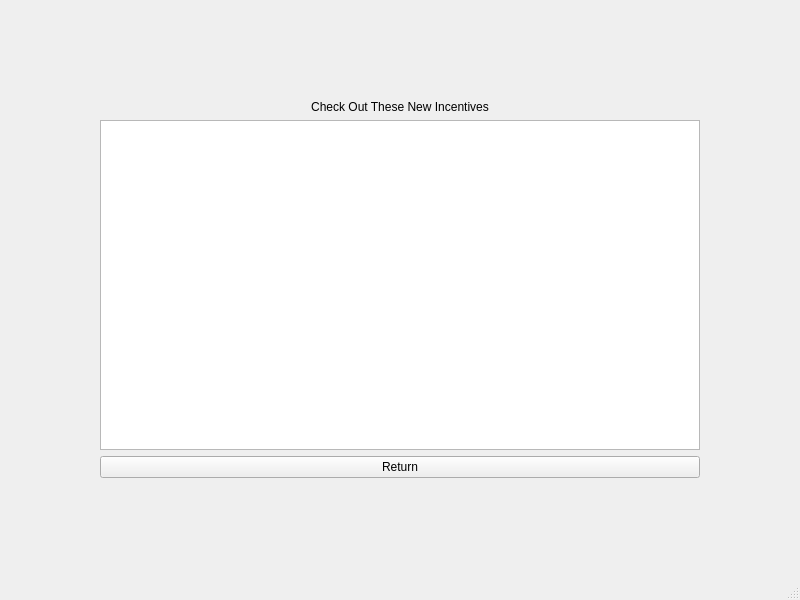
<?xml version="1.0" encoding="UTF-8"?>
<ui version="4.0">
 <class>IncentiveViewer</class>
 <widget class="QMainWindow" name="IncentiveViewer">
  <property name="geometry">
   <rect>
    <x>0</x>
    <y>0</y>
    <width>800</width>
    <height>600</height>
   </rect>
  </property>
  <property name="windowTitle">
   <string>View Incentives</string>
  </property>
  <widget class="QWidget" name="centralwidget">
   <layout class="QGridLayout" name="gridLayout">
    <property name="leftMargin">
     <number>100</number>
    </property>
    <property name="topMargin">
     <number>100</number>
    </property>
    <property name="rightMargin">
     <number>100</number>
    </property>
    <property name="bottomMargin">
     <number>100</number>
    </property>
    <item row="0" column="0">
     <layout class="QVBoxLayout" name="verticalLayout">
      <item>
       <widget class="QLabel" name="newIncentiveLab">
        <property name="text">
         <string>Check Out These New Incentives</string>
        </property>
        <property name="alignment">
         <set>Qt::AlignCenter</set>
        </property>
       </widget>
      </item>
      <item>
       <widget class="QTableView" name="incentView"/>
      </item>
      <item>
       <widget class="QPushButton" name="returnBut">
        <property name="text">
         <string>Return</string>
        </property>
       </widget>
      </item>
     </layout>
    </item>
   </layout>
  </widget>
  <widget class="QMenuBar" name="menubar">
   <property name="geometry">
    <rect>
     <x>0</x>
     <y>0</y>
     <width>800</width>
     <height>19</height>
    </rect>
   </property>
  </widget>
  <widget class="QStatusBar" name="statusbar"/>
 </widget>
 <resources/>
 <connections/>
</ui>
